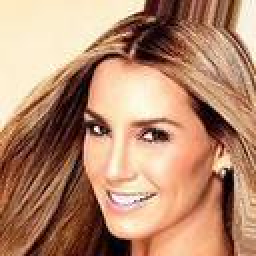
#> input picture datasets/celeba/train128/000001.jpg, 128 x 128 px, given as the content of the folder train_original, which was not available (shown 2 times larger)
$ jupyter execute paris_preprocessing.ipynb   (older library calls are emulated)
#> lines starting #> are read from the running program, lines starting #| are printed output that depends on the picture
[cell 1]
import os
import PIL
from os import listdir
from PIL import Image
import random

[cell 2]
path = "train_original"
path_train = "train128"
path_test = "test128"
i = 0
random.seed(2020)
for file in listdir(path):
    im = Image.open(path+'/'+file)
#> im is the input picture: PIL image 128x128 RGB; mean R, G, B 182.4, 139, 111.8
    im = im.crop((0,0,537,537)).resize((128,128), Image.ANTIALIAS)
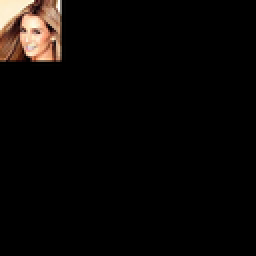
#> im: PIL image 128x128 RGB (shown 2 times larger); mean R, G, B 10.4, 7.9, 6.4
    im.save((path_train if random.random() <= 0.3 else path_test)+"/"+file[:-4]+".jpg", "JPEG")


$ run again, on datasets/celeba/train128/000006.jpg
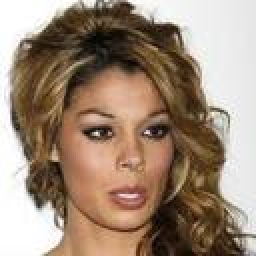
#> input picture datasets/celeba/train128/000006.jpg, 128 x 128 px, given as the content of the folder train_original, which was not available (shown 2 times larger)
#> im is the input picture: PIL image 128x128 RGB; mean R, G, B 158.5, 137.3, 119.3
#> `im = im.crop((0,0,537,537)).resize((128,128), Image.ANTIALIAS)`:
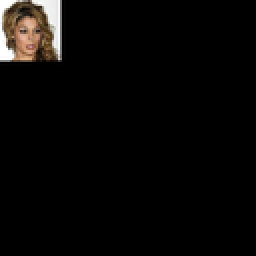
#> im: PIL image 128x128 RGB (shown 2 times larger); mean R, G, B 9, 7.8, 6.8

$ run again, on datasets/celeba/train128/000007.jpg
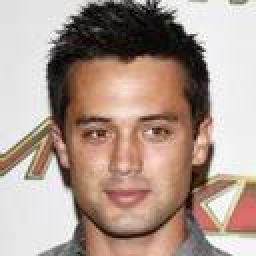
#> input picture datasets/celeba/train128/000007.jpg, 128 x 128 px, given as the content of the folder train_original, which was not available (shown 2 times larger)
#> im is the input picture: PIL image 128x128 RGB; mean R, G, B 174.2, 153.9, 143.1
#> `im = im.crop((0,0,537,537)).resize((128,128), Image.ANTIALIAS)`:
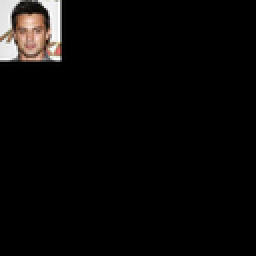
#> im: PIL image 128x128 RGB (shown 2 times larger); mean R, G, B 9.9, 8.8, 8.2

$ run again, on datasets/celeba/train128/000008.jpg
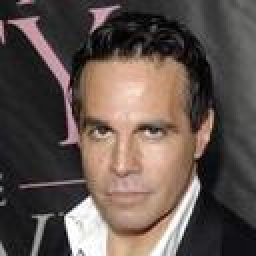
#> input picture datasets/celeba/train128/000008.jpg, 128 x 128 px, given as the content of the folder train_original, which was not available (shown 2 times larger)
#> im is the input picture: PIL image 128x128 RGB; mean R, G, B 96.8, 83.6, 77.7
#> `im = im.crop((0,0,537,537)).resize((128,128), Image.ANTIALIAS)`:
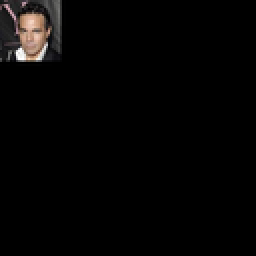
#> im: PIL image 128x128 RGB (shown 2 times larger); mean R, G, B 5.5, 4.8, 4.4
